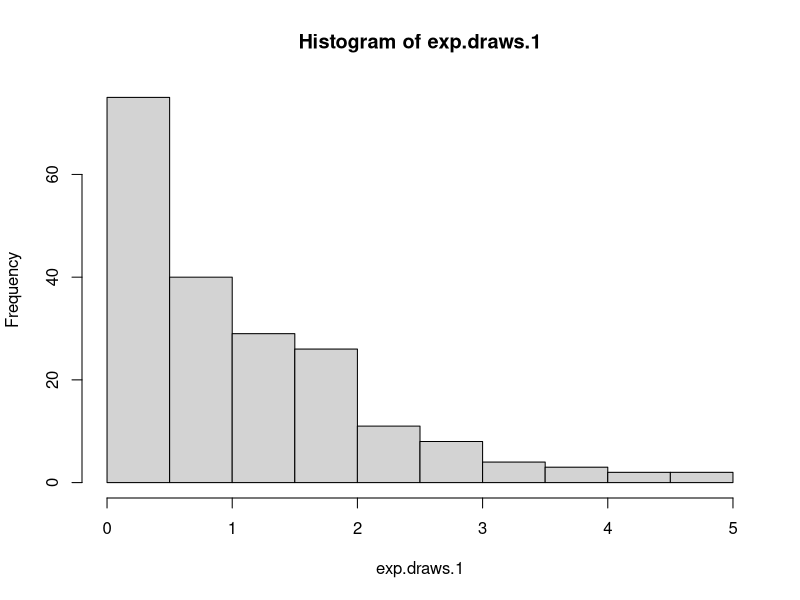
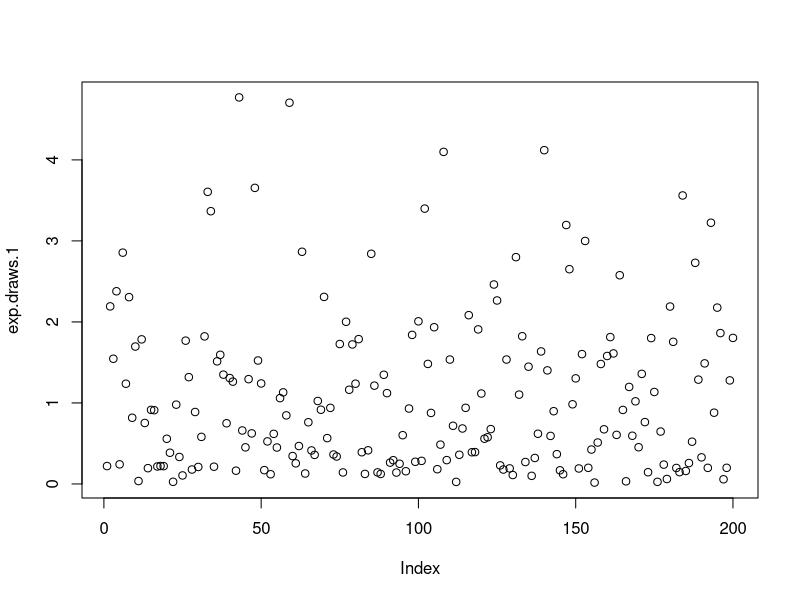
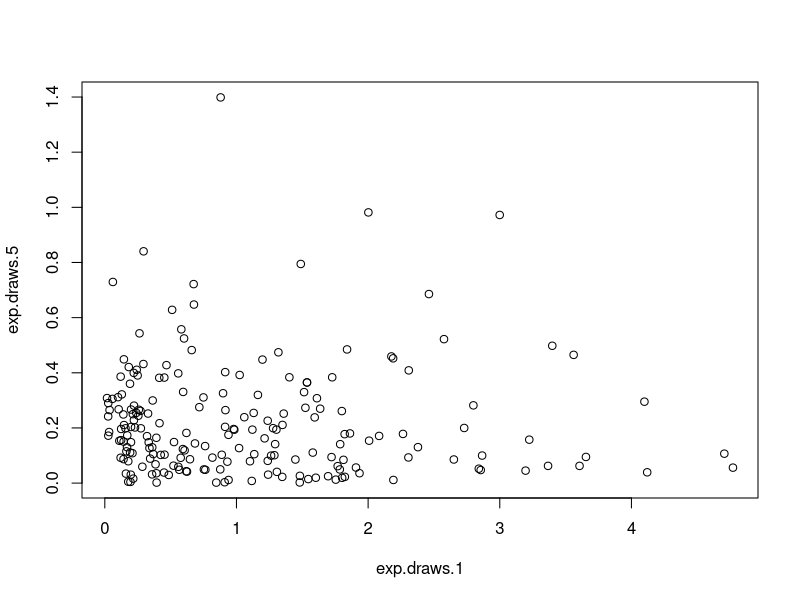

These charts were generated, in order, by the following R code:
## ---- chunk 1
library(tidyverse)
## ---- chunk 2
rexp(n=10, rate=5)
## ---- chunk 3
exp.draws.1 <- rexp(n=200,rate=1)
mean(exp.draws.1)
sd(exp.draws.1)
## ---- chunk 4
hist(exp.draws.1)
plot(exp.draws.1)
exp.draws.5 <- rexp(n=200,rate=5)
plot(exp.draws.1,exp.draws.5)
#cov(exp.draws.1,exp.draws.5)
